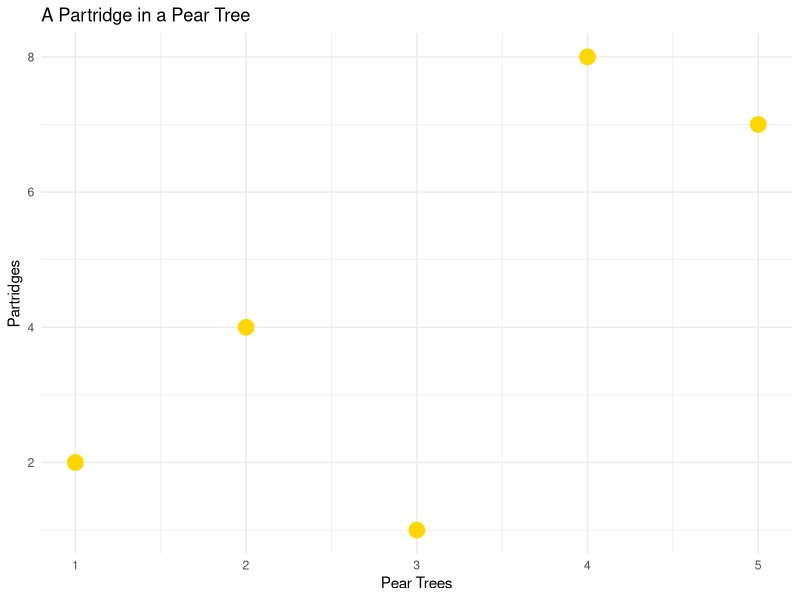
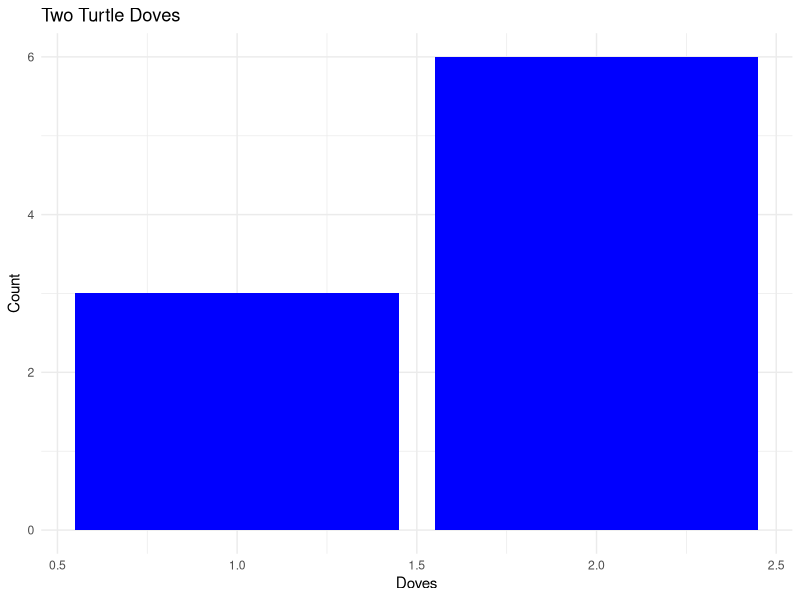
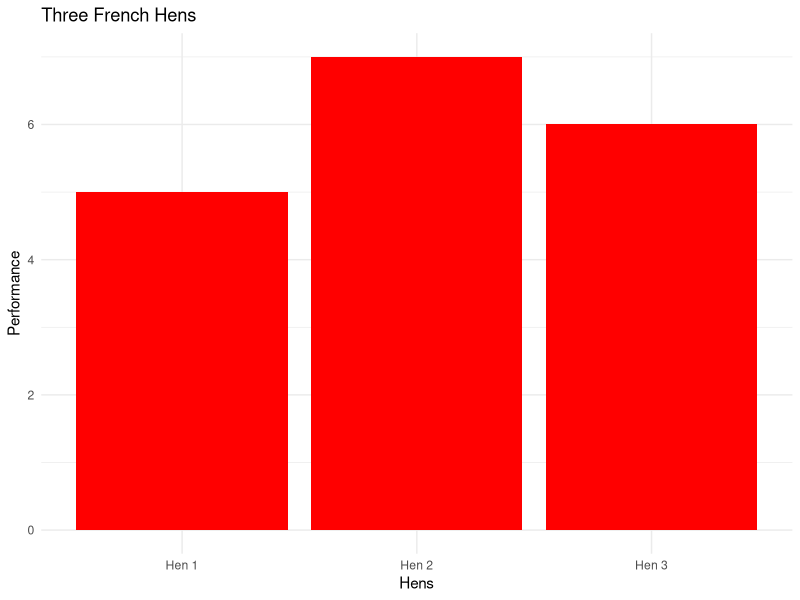
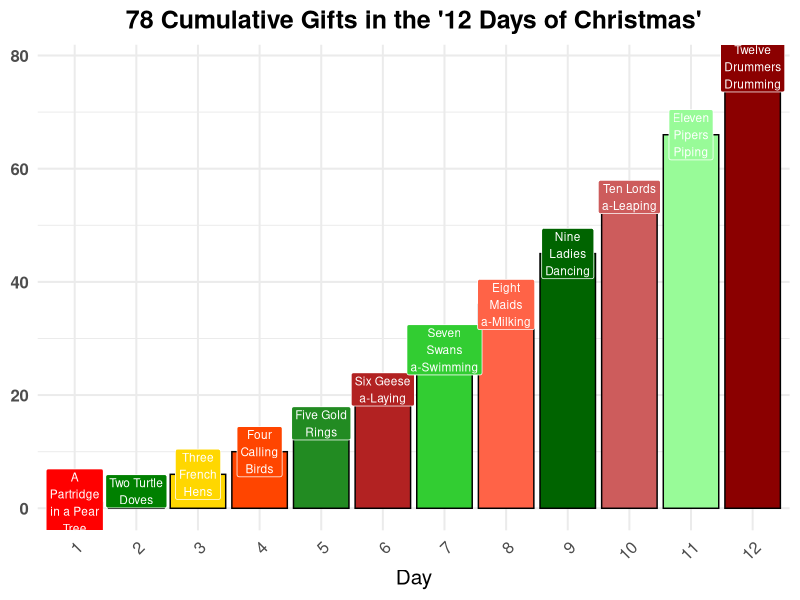

Reproduce these figures in R, in order.
## ---- chunk 1
library(ggplot2)
ggplot(data.frame(x = c(1, 2, 3, 4, 5), y = c(2, 4, 1, 8, 7)), aes(x, y)) +
  geom_point(color = "gold", size = 5) +
  labs(title = "A Partridge in a Pear Tree", x = "Pear Trees", y = "Partridges") +
  theme_minimal()
## ---- chunk 2
ggplot(data.frame(x = c(1, 2), y = c(3, 6)), aes(x, y)) +
  geom_bar(stat = "identity", fill = "blue") +
  labs(title = "Two Turtle Doves", x = "Doves", y = "Count") +
  theme_minimal()
## ---- chunk 3
ggplot(data.frame(x = c("Hen 1", "Hen 2", "Hen 3"), y = c(5, 7, 6)), aes(x, y)) +
  geom_col(fill = "red") +
  labs(title = "Three French Hens", x = "Hens", y = "Performance") +
  theme_minimal()
## ---- chunk 4
# Load necessary libraries
library(ggplot2)
library(stringr)  # For text wrapping


# Data preparation
days <- 1:12
gifts_per_day <- c(1, 3, 6, 10, 15, 21, 28, 36, 45, 55, 66, 78)  # Cumulative gifts
lyrics <- c("A Partridge in a Pear Tree",
            "Two Turtle Doves",
            "Three French Hens",
            "Four Calling Birds",
            "Five Gold Rings",
            "Six Geese a-Laying",
            "Seven Swans a-Swimming",
            "Eight Maids a-Milking",
            "Nine Ladies Dancing",
            "Ten Lords a-Leaping",
            "Eleven Pipers Piping",
            "Twelve Drummers Drumming")
wrapped_lyrics <- str_wrap(lyrics, width = 10)



data <- data.frame(
  Day = factor(days, levels = days),
  Gifts = gifts_per_day,
  Lyric = wrapped_lyrics
)

# Define Christmas-inspired colors
christmas_colors <- c("#FF0000", "#008000", "#FFD700", "#FF4500", "#228B22", "#B22222",
                      "#32CD32", "#FF6347", "#006400", "#CD5C5C", "#98FB98", "#8B0000")

# Plot
ggplot(data, aes(x = Day, y = Gifts, fill = Day)) +
  geom_bar(stat = "identity", color = "black", show.legend = FALSE) +
#   geom_label(aes(label = Gifts), vjust = -1, color = "white", size = 5) +
  geom_label(aes(label = Lyric), vjust = 0.5, hjust = 0.5, color = "white", size = 3) +
  scale_fill_manual(values = christmas_colors) +
  labs(
    title = "78 Cumulative Gifts in the '12 Days of Christmas'",
    x = "Day",
    y = NULL ) +
  theme_minimal(base_size = 15) +
  theme(
    plot.title = element_text(hjust = 0.5, face = "bold"),
    axis.text.x = element_text(angle = 45, hjust = 1),
    axis.text.y = element_text(face = "bold"),
    legend.position = "none"
  )


